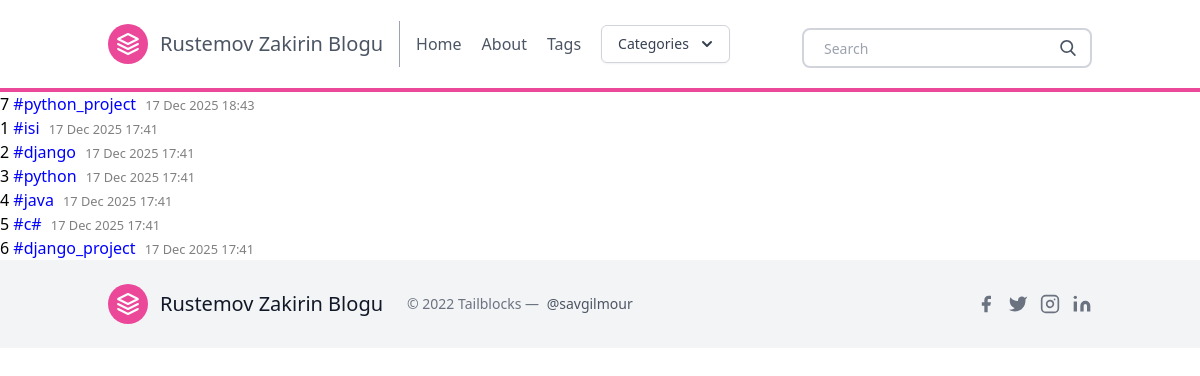
The app's page /tags/ with its own data.
### posts/models.py (models this page shows, shortened)
class Tag(models.Model):
    id=models.AutoField(primary_key=True)
    name=models.CharField(max_length=20)
    timestamp = models.DateTimeField(auto_now_add=True)

### posts/views.py (the view)
# urls.py: path('tags/',tag, name='tag'),
def tag(request):
    tags = Tag.objects.order_by('-timestamp')
    context = {
        'tags' : tags,
    }
    return render(request,'tag_list.html',context)

### posts/templatetags/markdown_extras.py (called while the page is built)
@register.simple_tag
def get_categories():
    return Category.objects.all()[0:3]

### templates/tag_list.html (shortened to what this page needs)
{% extends 'base.html' %}
{% block content %}
<ul>
    {% for tag in tags %}
        <li>
            {{ tag.id }}
            <a href="{% url 'tag' %}">
                <span>#</span>{{ tag.name }}
            </a>
            <small>{{ tag.timestamp|date:"d M Y H:i" }}</small>
        </li>
    {% endfor %}
</ul>
{% endblock content %}

### templates/tag_list.html (style rules this page uses)
ul li a { color: blue; text-decoration: none; }
ul li small { color: gray; font-size: 0.8rem; margin-left: 5px; }

### records on screen
Tag: id "7", name "python_project", timestamp "17 Dec 2025 18:43"
Tag: id "1", name "isi", timestamp "17 Dec 2025 17:41"
Tag: id "2", name "django", timestamp "17 Dec 2025 17:41"
Tag: id "3", name "python", timestamp "17 Dec 2025 17:41"
Tag: id "4", name "java", timestamp "17 Dec 2025 17:41"
Tag: id "5", name "c#", timestamp "17 Dec 2025 17:41"
Tag: id "6", name "django_project", timestamp "17 Dec 2025 17:41"
